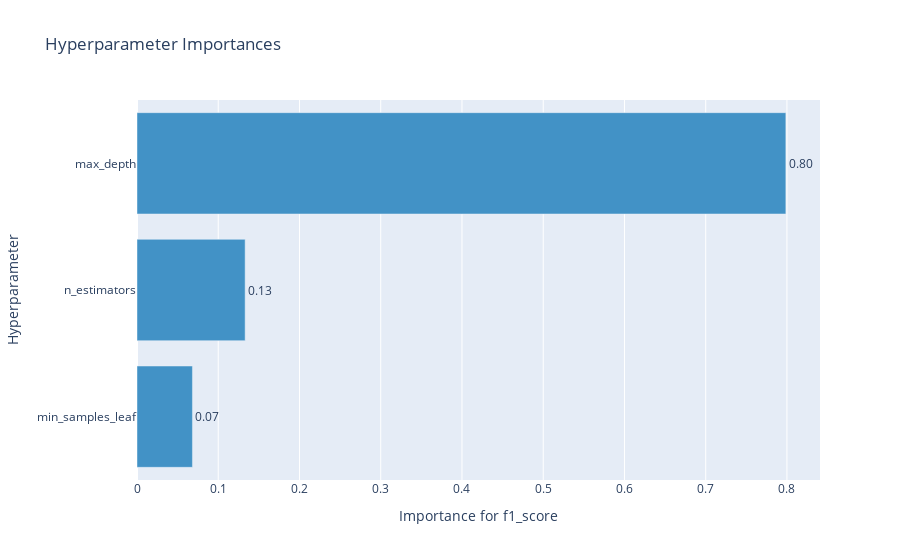

Notebook source saved alongside this figure:
### Markdown cell above
График важности гиперпараметров - помогает понять, какие гиперпараметры вносят больший вклад в минимизацию/максимизацию метрики.

### Code cell
optuna.visualization.plot_param_importances(study, target_name="f1_score")

### Figure 1 — Plotly figure (JSON) as saved in the notebook; plotly's stock layout.template omitted (floating-point values rounded to 4 significant figures)
{"data": [{"cliponaxis": false, "hovertemplate": ["min_samples_leaf (IntUniformDistribution): 0.06824994907922452<extra></extra>", "n_estimators (IntUniformDistribution): 0.1331078007228298<extra></extra>", "max_depth (IntUniformDistribution): 0.7986422501979457<extra></extra>"], "marker": {"color": "rgb(66,146,198)"}, "orientation": "h", "text": ["0.06824994907922452", "0.1331078007228298", "0.7986422501979457"], "textposition": "outside", "texttemplate": "%{text:.2f}", "type": "bar", "x": [0.06825, 0.1331, 0.7986], "y": ["min_samples_leaf", "n_estimators", "max_depth"]}], "layout": {"showlegend": false, "title": {"text": "Hyperparameter Importances"}, "xaxis": {"title": {"text": "Importance for f1_score"}}, "yaxis": {"title": {"text": "Hyperparameter"}}}}
